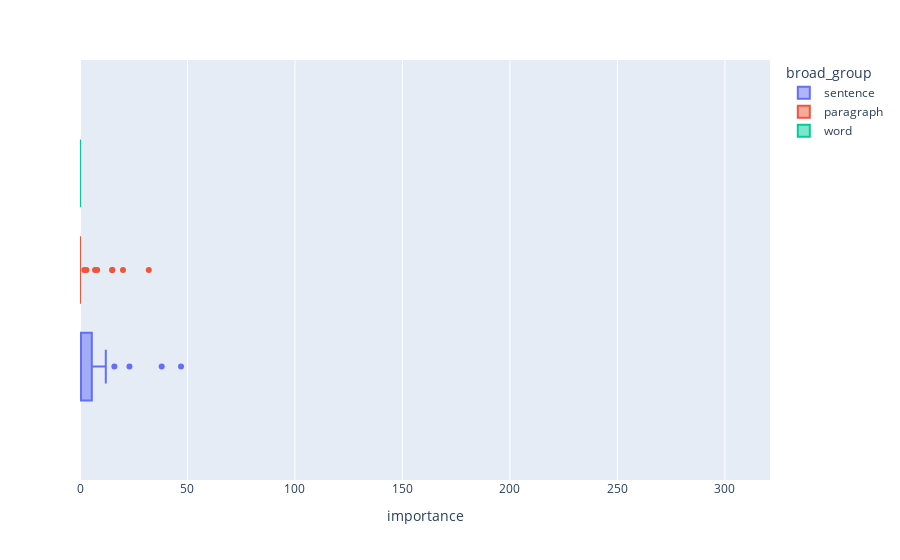

This figure's notebook cell:
### Markdown cell above
### Less Than

### Code cell
px.box(
    df[df.operation_type == "less_than"],
    x="importance",
    color="broad_group",
    range_x=(df.importance.min(), df.importance.max()),
)

### Figure 1 — Plotly figure (JSON) as saved in the notebook; plotly's stock layout.template omitted (floating-point values rounded to 4 significant figures)
{"data": [{"alignmentgroup": "True", "hovertemplate": "broad_group=sentence<br>importance=%{x}<extra></extra>", "legendgroup": "sentence", "marker": {"color": "#636efa"}, "name": "sentence", "notched": false, "offsetgroup": "sentence", "orientation": "h", "showlegend": true, "type": "box", "x": [47, 38, 23, 16, 12, 8, 8, 6, 5, 4, 4, 2, 1, 0, 0, 0, 0, 0, 0, 0, 0, 0, 0, 0, 0, 0, 0, 0, 0, 0, 0, 0], "x0": " ", "xaxis": "x", "y0": " ", "yaxis": "y"}, {"alignmentgroup": "True", "hovertemplate": "broad_group=paragraph<br>importance=%{x}<extra></extra>", "legendgroup": "paragraph", "marker": {"color": "#EF553B"}, "name": "paragraph", "notched": false, "offsetgroup": "paragraph", "orientation": "h", "showlegend": true, "type": "box", "x": [32, 20, 15, 15, 8, 7, 3, 2, 0, 0, 0, 0, 0, 0, 0, 0, 0, 0, 0, 0, 0, 0, 0, 0, 0, 0, 0, 0, 0, 0, 0, 0, 0, 0, 0, 0, 0, 0, 0, 0, 0, 0, 0, 0], "x0": " ", "xaxis": "x", "y0": " ", "yaxis": "y"}, {"alignmentgroup": "True", "hovertemplate": "broad_group=word<br>importance=%{x}<extra></extra>", "legendgroup": "word", "marker": {"color": "#00cc96"}, "name": "word", "notched": false, "offsetgroup": "word", "orientation": "h", "showlegend": true, "type": "box", "x": [0, 0, 0, 0, 0, 0, 0, 0, 0, 0, 0, 0, 0], "x0": " ", "xaxis": "x", "y0": " ", "yaxis": "y"}], "layout": {"boxmode": "group", "legend": {"title": {"text": "broad_group"}, "tracegroupgap": 0}, "margin": {"t": 60}, "xaxis": {"anchor": "y", "domain": [0, 1], "range": [0, 321], "title": {"text": "importance"}}, "yaxis": {"anchor": "x", "domain": [0, 1]}}}
